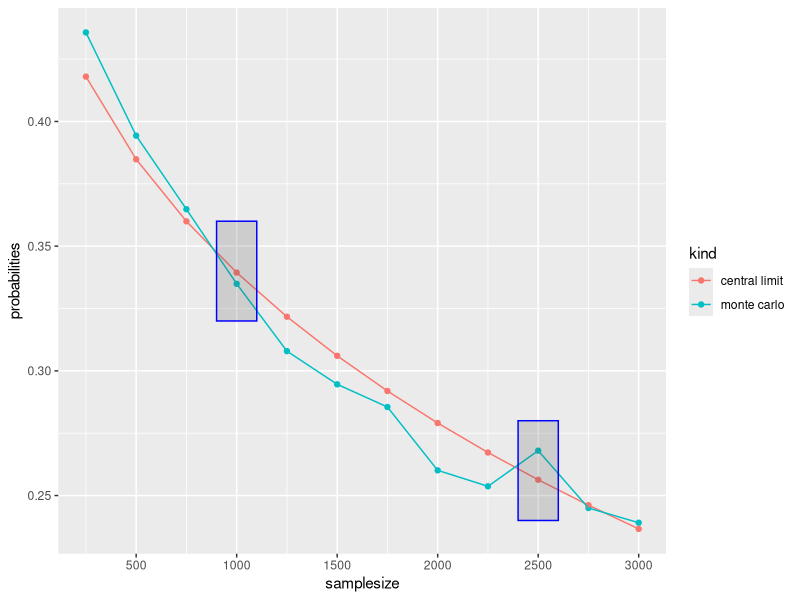

Recreate this plot in R.
## ---- chunk 1
-17*1/19 + 1 * 18/19
## ---- chunk 2
18 * sqrt(18)/19
## ---- chunk 3
set.seed(1)
n<-10^3
X <- sample(c(-17,1), size = n, replace = TRUE, prob=c(1/19, 18/19))
S<-sum(X)
S
## ---- chunk 4
n<-10^3
n * (-17*1/19 + 1 * 18/19)
## ---- chunk 5
n<-10^3
sqrt(n) * 18 * sqrt(18)/19 
## ---- chunk 6
n<-1000
mu <- n * (1)/19
se <-  sqrt(n) * 18 * sqrt(18)/19 
#> [1] 0.339
pnorm(0, mu, se)
## ---- chunk 7
set.seed(1)
n<-10^3
B <- 10^4
roulette_winnings <- function(n){
  X <- sample(c(-17,1), n, replace = TRUE, prob=c(1/19, 18/19))
  sum(X)
}
XS <- replicate(B, roulette_winnings(n))
S<-sum(XS)/length(XS)
SE<-sqrt(sum((XS - S)^2) / length(XS))
S
SE
## ---- chunk 8
set.seed(1)
n <- 1000
B <- 10000
roulette_winnings <- function(n){
  X <- sample(c(-17,1), n, replace = TRUE, prob=c(1/19, 18/19))
  sum(X)
}
S <- replicate(B, roulette_winnings(n))

mean(S)
#> [1] 53.5
sd(S)
#> [1] 126.2
mean(S < 0)
#> [1] 0.337

n * (2)/38 
#> [1] 52.6
sqrt(n) * 18 * sqrt(18)/19 
#> [1] 127.1

# CLT
mu <- n * (2)/38
se <-  sqrt(n) * 18 * sqrt(18)/19 
pnorm(0, mu, se)
#> [1] 0.339
## ---- chunk 9
set.seed(1)
n <- 1000
B <- 10000
roulette_winnings <- function(n){
  X <- sample(c(-17,1), n, replace = TRUE, prob=c(1/19, 18/19))
  sum(X)
}
S <- replicate(B, roulette_winnings(n))

mean(S < 0)
#> [1] 0.337
## ---- chunk 10
set.seed(1)
n<-2500
X <- sample(c(-17,1), n, replace = TRUE, prob=c(1/19, 18/19))
Y<-mean(X)
Y
## ---- chunk 11
set.seed(1)
n<-2500
n * (2)/38 
#> [1] 52.6
## ---- chunk 12
set.seed(1)
n<-2500
sqrt(n) * 18 * sqrt(18)/19 
#> [1] 127.1
## ---- chunk 13
n<-2500
mu <- n * 1/19
se <-  sqrt(n) * 18 * sqrt(18)/19 
pnorm(0, mu, se)
## ---- chunk 14
set.seed(1)
n <- 2500
B <- 10000
roulette_winnings <- function(n){
  Y <- sample(c(-17,1), n, replace = TRUE, prob=c(1/19, 18/19))
  sum(Y)
}
Y <- replicate(B, roulette_winnings(n))
S<-sum(Y)/length(Y)
SE<-sqrt(sum((Y - S)^2) / length(Y))
S
SE
## ---- chunk 15
set.seed(1)
n <- 2500
B <- 10000
roulette_winnings <- function(n){
  Y <- sample(c(-17,1), n, replace = TRUE, prob=c(1/19, 18/19))
  sum(Y)
}
S <- replicate(B, roulette_winnings(n))

mean(S < 0)
#> [1] 0.0458
## ---- chunk 16
set.seed(1)
library(tidyverse)
nn <- seq(250,3000,250)
B <- 10000
roulette_winnings <- function(n){
  Y <- sample(c(-17,1), n, replace = TRUE, prob=c(1/19, 18/19))
  sum(Y)
}
monte_carlo <- function(n) {
  YR <- replicate(B, roulette_winnings(n))
  mean(YR<0)
}
mc<-sapply(nn, monte_carlo)

central_limit<-function(n) {
  mu <- n * (2)/38
  se <-  sqrt(n) * 18 * sqrt(18)/19 
  pnorm(0, mu, se)
}
clt<-sapply(nn, central_limit)

df_mc<-data.frame(samplesize=nn,probabilities=mc,kind="monte carlo")
df_clt<-data.frame(samplesize=nn,probabilities=clt,kind="central limit")
df<-bind_rows(df_mc, df_clt)

ggplot(df,aes(samplesize,probabilities)) +
  geom_point(aes(color=kind)) +
  geom_line(aes(color=kind)) +
  scale_x_continuous(breaks = scales::pretty_breaks(n = 10)) +
  annotate("rect", xmin = 900, xmax = 1100, ymin = 0.32, ymax = 0.36, alpha = .2, color="blue") +
  annotate("rect", xmin = 2400, xmax = 2600, ymin = 0.24, ymax = 0.28, alpha = .2, color="blue")
